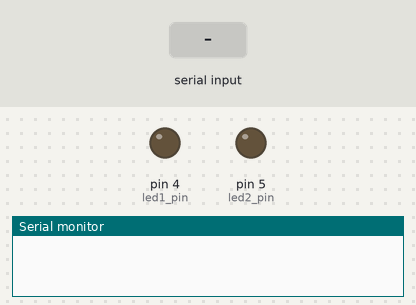
Simulated run of this sketch. Board: Arduino Uno, built with avr-gcc and run on an emulated ATmega328P. Parts: output pins drawn as LEDs (lit = HIGH), the last lines printed to the serial monitor. The inputs (shaded band) are chosen by the test bench.

Above: at 1.2 s.
1.3 s: "led1:on\n" received over Serial
At 1.6 s:
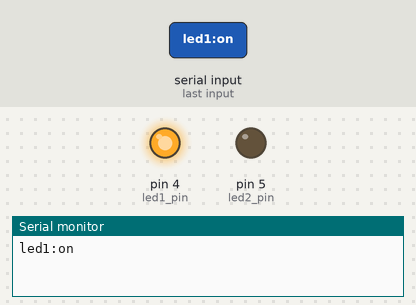
2.8 s: "led2:on\n" received over Serial
At 3.9 s:
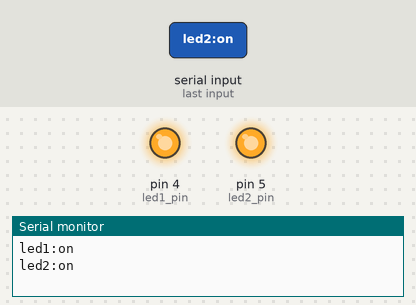
4.3 s: "led1:off\n" received over Serial
At 5.1 s:
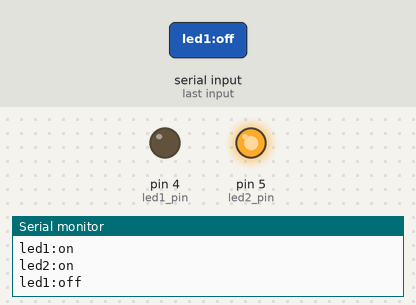
5.8 s: "led2:off\n" received over Serial
At 6.3 s:
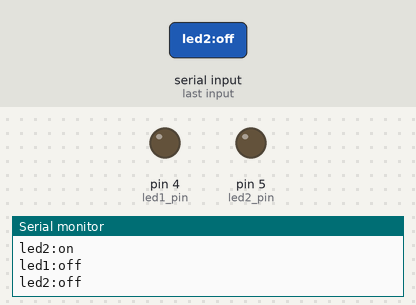
Timing chart, 0 to 8.3 s (numbered marks = the images above; inputs shaded):
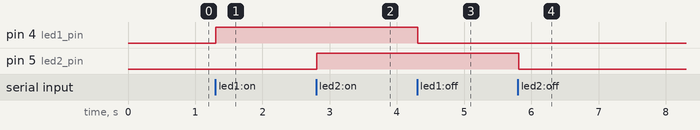

The sketch:

sensor_application.ino
```cpp
#include "sensorset.h"

void setup()
{
  Serial.begin(115200);
  pinSet();
}

void loop()
{

}

void serialEvent()
{
  String m="";
  char c='\0';
  while(Serial.available()>0)
  {
    delay(1);
    c=Serial.read();
    if(c=='\n'||c=='\r')
    {
      continue;
    }
    m+=c;
  }
  if(m!="")
  {
    cmd(m);
  }
}

void cmd(String a)
{
  if(a.equals("sensor"))
  {
    Serial.println("sensor#"+sensor());
  }
  else if(a.equals("led1:on"))
  {
    digitalWrite(led1_pin,HIGH);
    Serial.println("led1:on");
  }
  else if(a.equals("led1:off"))
  {
    digitalWrite(led1_pin,LOW);
    Serial.println("led1:off");
  }
  else if(a.equals("led2:on"))
  {
    digitalWrite(led2_pin,HIGH);
    Serial.println("led2:on");
  }
  else if(a.equals("led2:off"))
  {
    digitalWrite(led2_pin,LOW);
    Serial.println("led2:off");
  }
}
```

sensorset.h
```cpp
#include <Adafruit_Sensor.h>
#include <DHT.h>

int led1_pin=4;
int led2_pin=5;
int dht_pin=6;
int sensor_trig=8;
int sensor_echo=9;
int sensor_soil_moisture=A0;

DHT dht(dht_pin,DHT11);

void pinSet();
String sensor();
String readDHT();
String readUltrasonic();
String readSoilMoisture();

void pinSet()
{
  pinMode(led1_pin,OUTPUT);
  pinMode(led2_pin,OUTPUT);
  dht.begin();
  pinMode(sensor_trig,OUTPUT);
  pinMode(sensor_echo,INPUT);
}

String sensor()
{
  return (readDHT()+"#"+readUltrasonic()+"#"+readSoilMoisture());
}

String readDHT()
{
  float tem,hum;
  tem = dht.readTemperature();
  hum = dht.readHumidity();
  if (isnan(tem) || isnan(hum))
  {
    return "!#!";
  }
  return String(tem)+"#"+String(hum);
}

String readUltrasonic()
{
  digitalWrite(sensor_trig,LOW);
  delayMicroseconds(2);
  digitalWrite(sensor_trig,HIGH);
  delayMicroseconds(10);
  digitalWrite(sensor_trig,LOW);
  int duration=pulseIn(sensor_echo,HIGH);
  float dis=duration*0.017;
  dis=(dis>=2&&dis<=200)?dis:(-1);
  return String(dis);
}

String readSoilMoisture()
{
  float i=analogRead(sensor_soil_moisture);
  return String(1/1023);
}
```

Measured:
- after the input at 1.3 s, pin 4 (led1_pin): LOW → HIGH at once
- after the input at 2.8 s, pin 5 (led2_pin): LOW → HIGH at once
- after the input at 4.3 s, pin 4 (led1_pin): HIGH → LOW at once
- after the input at 5.8 s, pin 5 (led2_pin): HIGH → LOW at once
